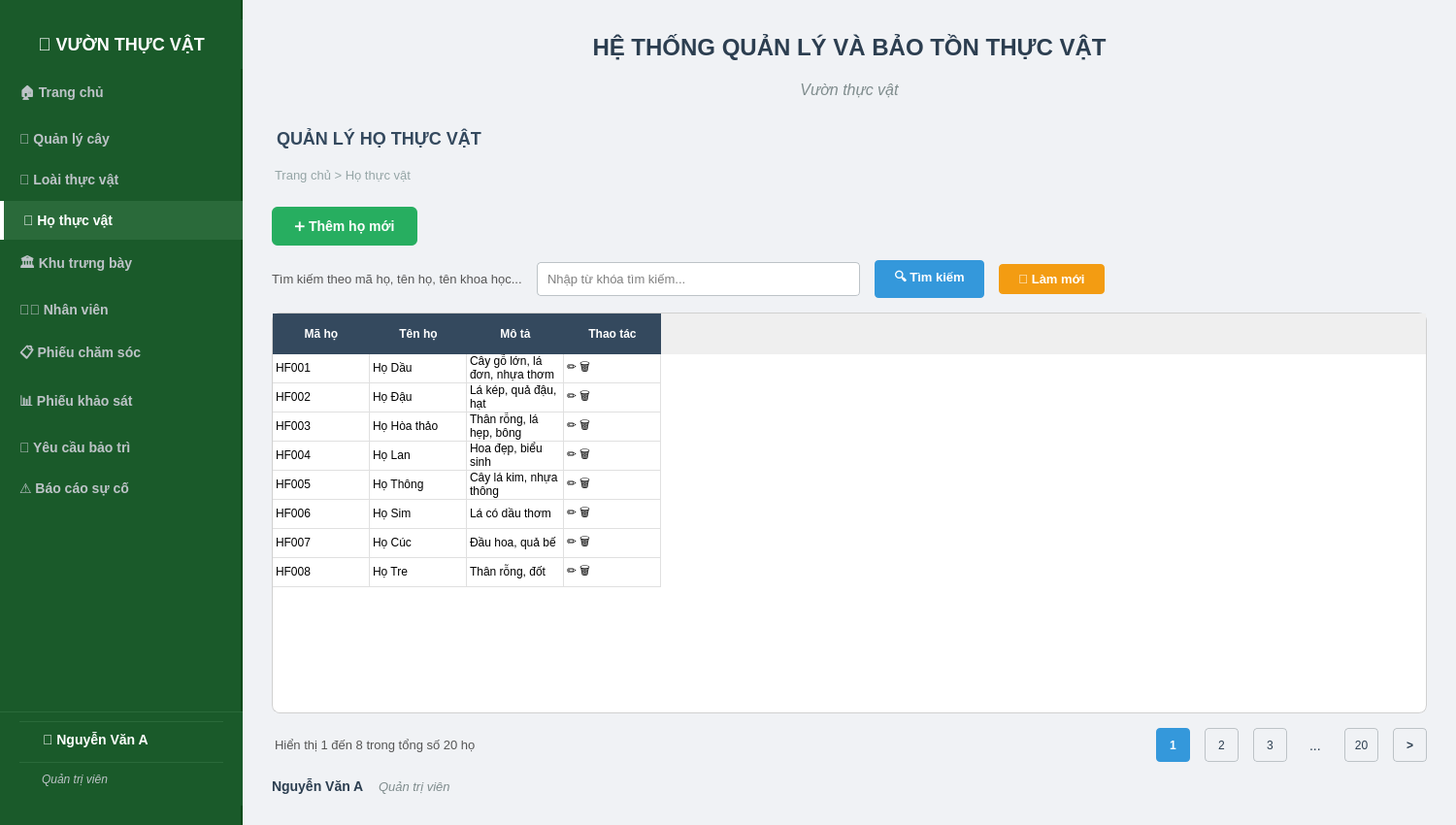
<?xml version="1.0" encoding="UTF-8"?>
<ui version="4.0">
 <class>MainWindow</class>
 <widget class="QMainWindow" name="MainWindow">
  <property name="geometry">
   <rect>
    <x>0</x>
    <y>0</y>
    <width>1500</width>
    <height>850</height>
   </rect>
  </property>
  <property name="windowTitle">
   <string>Hệ Thống Quản Lý Và Bảo Tồn Thực Vật - Họ thực vật</string>
  </property>
  <widget class="QWidget" name="centralwidget">
   <layout class="QHBoxLayout" name="mainLayout">
    <property name="spacing">
     <number>0</number>
    </property>
    <property name="leftMargin">
     <number>0</number>
    </property>
    <property name="topMargin">
     <number>0</number>
    </property>
    <property name="rightMargin">
     <number>0</number>
    </property>
    <property name="bottomMargin">
     <number>0</number>
    </property>
    <item>
     <widget class="QWidget" name="sidebarWidget" native="true">
      <property name="minimumSize">
       <size>
        <width>250</width>
        <height>0</height>
       </size>
      </property>
      <property name="maximumSize">
       <size>
        <width>250</width>
        <height>16777215</height>
       </size>
      </property>
      <property name="styleSheet">
       <string>QWidget#sidebarWidget { background-color: #1a5a2a; border-right: 2px solid #0a4a1a; }</string>
      </property>
      <layout class="QVBoxLayout" name="sidebarLayout">
       <property name="spacing">
        <number>2</number>
       </property>
       <property name="leftMargin">
        <number>0</number>
       </property>
       <property name="topMargin">
        <number>20</number>
       </property>
       <property name="rightMargin">
        <number>0</number>
       </property>
       <property name="bottomMargin">
        <number>20</number>
       </property>
       <item>
        <widget class="QLabel" name="logoLabel">
         <property name="styleSheet">
          <string>font-size: 18px; font-weight: bold; color: #ffffff; padding: 15px 0; background-color: #1a5a2a;</string>
         </property>
         <property name="text">
          <string>🌿 VƯỜN THỰC VẬT</string>
         </property>
         <property name="alignment">
          <set>Qt::AlignCenter</set>
         </property>
        </widget>
       </item>
       <item>
        <widget class="QPushButton" name="homeButton">
         <property name="styleSheet">
          <string>QPushButton { text-align: left; padding: 12px 20px; background-color: transparent; color: #bdc3c7; border: none; border-radius: 0px; font-size: 14px; font-weight: bold; } QPushButton:hover { background-color: #2a6a3a; color: white; } QPushButton:checked { background-color: #2a6a3a; color: #ffffff; border-left: 4px solid #ffffff; }</string>
         </property>
         <property name="text">
          <string>🏠 Trang chủ</string>
         </property>
         <property name="checkable">
          <bool>true</bool>
         </property>
        </widget>
       </item>
       <item>
        <widget class="QPushButton" name="plantManagementButton">
         <property name="styleSheet">
          <string>QPushButton { text-align: left; padding: 12px 20px; background-color: transparent; color: #bdc3c7; border: none; border-radius: 0px; font-size: 14px; font-weight: bold; } QPushButton:hover { background-color: #2a6a3a; color: white; } QPushButton:checked { background-color: #2a6a3a; color: #ffffff; border-left: 4px solid #ffffff; }</string>
         </property>
         <property name="text">
          <string>🌳 Quản lý cây</string>
         </property>
         <property name="checkable">
          <bool>true</bool>
         </property>
        </widget>
       </item>
       <item>
        <widget class="QPushButton" name="speciesButton">
         <property name="styleSheet">
          <string>QPushButton { text-align: left; padding: 12px 20px; background-color: transparent; color: #bdc3c7; border: none; border-radius: 0px; font-size: 14px; font-weight: bold; } QPushButton:hover { background-color: #2a6a3a; color: white; } QPushButton:checked { background-color: #2a6a3a; color: #ffffff; border-left: 4px solid #ffffff; }</string>
         </property>
         <property name="text">
          <string>🌿 Loài thực vật</string>
         </property>
         <property name="checkable">
          <bool>true</bool>
         </property>
        </widget>
       </item>
       <item>
        <widget class="QPushButton" name="familyButton">
         <property name="styleSheet">
          <string>QPushButton { text-align: left; padding: 12px 20px; background-color: #2a6a3a; color: #ffffff; border: none; border-radius: 0px; font-size: 14px; font-weight: bold; border-left: 4px solid #ffffff; } QPushButton:hover { background-color: #2a6a3a; color: white; }</string>
         </property>
         <property name="text">
          <string>🌺 Họ thực vật</string>
         </property>
         <property name="checkable">
          <bool>true</bool>
         </property>
         <property name="checked">
          <bool>true</bool>
         </property>
        </widget>
       </item>
       <item>
        <widget class="QPushButton" name="exhibitionButton">
         <property name="styleSheet">
          <string>QPushButton { text-align: left; padding: 12px 20px; background-color: transparent; color: #bdc3c7; border: none; border-radius: 0px; font-size: 14px; font-weight: bold; } QPushButton:hover { background-color: #2a6a3a; color: white; } QPushButton:checked { background-color: #2a6a3a; color: #ffffff; border-left: 4px solid #ffffff; }</string>
         </property>
         <property name="text">
          <string>🏛️ Khu trưng bày</string>
         </property>
         <property name="checkable">
          <bool>true</bool>
         </property>
        </widget>
       </item>
       <item>
        <widget class="QPushButton" name="staffButton">
         <property name="styleSheet">
          <string>QPushButton { text-align: left; padding: 12px 20px; background-color: transparent; color: #bdc3c7; border: none; border-radius: 0px; font-size: 14px; font-weight: bold; } QPushButton:hover { background-color: #2a6a3a; color: white; } QPushButton:checked { background-color: #2a6a3a; color: #ffffff; border-left: 4px solid #ffffff; }</string>
         </property>
         <property name="text">
          <string>👨‍🌾 Nhân viên</string>
         </property>
         <property name="checkable">
          <bool>true</bool>
         </property>
        </widget>
       </item>
       <item>
        <widget class="QPushButton" name="careButton">
         <property name="styleSheet">
          <string>QPushButton { text-align: left; padding: 12px 20px; background-color: transparent; color: #bdc3c7; border: none; border-radius: 0px; font-size: 14px; font-weight: bold; } QPushButton:hover { background-color: #2a6a3a; color: white; } QPushButton:checked { background-color: #2a6a3a; color: #ffffff; border-left: 4px solid #ffffff; }</string>
         </property>
         <property name="text">
          <string>📋 Phiếu chăm sóc</string>
         </property>
         <property name="checkable">
          <bool>true</bool>
         </property>
        </widget>
       </item>
       <item>
        <widget class="QPushButton" name="surveyButton">
         <property name="styleSheet">
          <string>QPushButton { text-align: left; padding: 12px 20px; background-color: transparent; color: #bdc3c7; border: none; border-radius: 0px; font-size: 14px; font-weight: bold; } QPushButton:hover { background-color: #2a6a3a; color: white; } QPushButton:checked { background-color: #2a6a3a; color: #ffffff; border-left: 4px solid #ffffff; }</string>
         </property>
         <property name="text">
          <string>📊 Phiếu khảo sát</string>
         </property>
         <property name="checkable">
          <bool>true</bool>
         </property>
        </widget>
       </item>
       <item>
        <widget class="QPushButton" name="maintenanceButton">
         <property name="styleSheet">
          <string>QPushButton { text-align: left; padding: 12px 20px; background-color: transparent; color: #bdc3c7; border: none; border-radius: 0px; font-size: 14px; font-weight: bold; } QPushButton:hover { background-color: #2a6a3a; color: white; } QPushButton:checked { background-color: #2a6a3a; color: #ffffff; border-left: 4px solid #ffffff; }</string>
         </property>
         <property name="text">
          <string>🔧 Yêu cầu bảo trì</string>
         </property>
         <property name="checkable">
          <bool>true</bool>
         </property>
        </widget>
       </item>
       <item>
        <widget class="QPushButton" name="reportButton">
         <property name="styleSheet">
          <string>QPushButton { text-align: left; padding: 12px 20px; background-color: transparent; color: #bdc3c7; border: none; border-radius: 0px; font-size: 14px; font-weight: bold; } QPushButton:hover { background-color: #2a6a3a; color: white; } QPushButton:checked { background-color: #2a6a3a; color: #ffffff; border-left: 4px solid #ffffff; }</string>
         </property>
         <property name="text">
          <string>⚠️ Báo cáo sự cố</string>
         </property>
         <property name="checkable">
          <bool>true</bool>
         </property>
        </widget>
       </item>
       <item>
        <spacer name="sidebarSpacer">
         <property name="orientation">
          <enum>Qt::Vertical</enum>
         </property>
         <property name="sizeHint" stdset="0">
          <size>
           <width>20</width>
           <height>40</height>
          </size>
         </property>
        </spacer>
       </item>
       <item>
        <widget class="QWidget" name="userInfoWidget" native="true">
         <property name="styleSheet">
          <string>background-color: #1a5a2a; padding: 10px 20px; border-top: 1px solid #2a6a3a;</string>
         </property>
         <layout class="QVBoxLayout" name="userInfoLayout">
          <property name="spacing">
           <number>5</number>
          </property>
          <property name="leftMargin">
           <number>20</number>
          </property>
          <property name="topMargin">
           <number>10</number>
          </property>
          <property name="rightMargin">
           <number>20</number>
          </property>
          <property name="bottomMargin">
           <number>10</number>
          </property>
          <item>
           <widget class="QLabel" name="sidebarUserLabel">
            <property name="styleSheet">
             <string>color: #ffffff; font-size: 14px; font-weight: bold;</string>
            </property>
            <property name="text">
             <string>👤 Nguyễn Văn A</string>
            </property>
           </widget>
          </item>
          <item>
           <widget class="QLabel" name="sidebarRoleLabel">
            <property name="styleSheet">
             <string>color: #bdc3c7; font-size: 12px; font-style: italic;</string>
            </property>
            <property name="text">
             <string>Quản trị viên</string>
            </property>
           </widget>
          </item>
         </layout>
        </widget>
       </item>
      </layout>
     </widget>
    </item>
    <item>
     <widget class="QWidget" name="contentWidget" native="true">
      <property name="styleSheet">
       <string>QWidget#contentWidget { background-color: #f0f2f5; }</string>
      </property>
      <layout class="QVBoxLayout" name="contentLayout">
       <property name="spacing">
        <number>15</number>
       </property>
       <property name="leftMargin">
        <number>30</number>
       </property>
       <property name="topMargin">
        <number>30</number>
       </property>
       <property name="rightMargin">
        <number>30</number>
       </property>
       <property name="bottomMargin">
        <number>30</number>
       </property>
       <item>
        <layout class="QVBoxLayout" name="headerLayout">
         <item>
          <widget class="QLabel" name="titleLabel">
           <property name="styleSheet">
            <string>font-size: 24px; font-weight: bold; color: #2c3e50; padding: 5px;</string>
           </property>
           <property name="text">
            <string>HỆ THỐNG QUẢN LÝ VÀ BẢO TỒN THỰC VẬT</string>
           </property>
           <property name="alignment">
            <set>Qt::AlignCenter</set>
           </property>
          </widget>
         </item>
         <item>
          <widget class="QLabel" name="subtitleLabel">
           <property name="styleSheet">
            <string>font-size: 16px; color: #7f8c8d; font-style: italic; padding-bottom: 10px;</string>
           </property>
           <property name="text">
            <string>Vườn thực vật</string>
           </property>
           <property name="alignment">
            <set>Qt::AlignCenter</set>
           </property>
          </widget>
         </item>
        </layout>
       </item>
       <item>
        <widget class="QLabel" name="managementLabel">
         <property name="styleSheet">
          <string>font-size: 18px; font-weight: bold; color: #34495e; padding: 5px 0px;</string>
         </property>
         <property name="text">
          <string>QUẢN LÝ HỌ THỰC VẬT</string>
         </property>
        </widget>
       </item>
       <item>
        <widget class="QLabel" name="breadcrumbLabel">
         <property name="styleSheet">
          <string>font-size: 13px; color: #95a5a6; padding-bottom: 10px;</string>
         </property>
         <property name="text">
          <string>Trang chủ &gt; Họ thực vật</string>
         </property>
        </widget>
       </item>
       <item>
        <layout class="QHBoxLayout" name="toolbarLayout">
         <item>
          <widget class="QPushButton" name="addButton">
           <property name="minimumSize">
            <size>
             <width>150</width>
             <height>40</height>
            </size>
           </property>
           <property name="styleSheet">
            <string>QPushButton { background-color: #27ae60; color: white; padding: 8px 20px; border: none; border-radius: 6px; font-weight: bold; font-size: 14px; } QPushButton:hover { background-color: #219a52; }</string>
           </property>
           <property name="text">
            <string>➕ Thêm họ mới</string>
           </property>
          </widget>
         </item>
         <item>
          <spacer name="toolbarSpacer">
           <property name="orientation">
            <enum>Qt::Horizontal</enum>
           </property>
           <property name="sizeHint" stdset="0">
            <size>
             <width>40</width>
             <height>20</height>
            </size>
           </property>
          </spacer>
         </item>
        </layout>
       </item>
       <item>
        <layout class="QHBoxLayout" name="searchLayout">
         <item>
          <widget class="QLabel" name="searchLabel">
           <property name="styleSheet">
            <string>font-size: 13px; color: #555;</string>
           </property>
           <property name="text">
            <string>Tìm kiếm theo mã họ, tên họ, tên khoa học...</string>
           </property>
          </widget>
         </item>
         <item>
          <widget class="QLineEdit" name="searchInput">
           <property name="styleSheet">
            <string>padding: 8px; border: 1px solid #bdc3c7; border-radius: 4px; font-size: 13px;</string>
           </property>
           <property name="placeholderText">
            <string>Nhập từ khóa tìm kiếm...</string>
           </property>
          </widget>
         </item>
         <item>
          <widget class="QPushButton" name="searchButton">
           <property name="styleSheet">
            <string>QPushButton { background-color: #3498db; color: white; padding: 8px 20px; border: none; border-radius: 4px; font-weight: bold; font-size: 13px; } QPushButton:hover { background-color: #2980b9; }</string>
           </property>
           <property name="text">
            <string>🔍 Tìm kiếm</string>
           </property>
          </widget>
         </item>
         <item>
          <widget class="QPushButton" name="refreshButton">
           <property name="styleSheet">
            <string>QPushButton { background-color: #f39c12; color: white; padding: 8px 20px; border: none; border-radius: 4px; font-weight: bold; font-size: 13px; } QPushButton:hover { background-color: #e67e22; }</string>
           </property>
           <property name="text">
            <string>🔄 Làm mới</string>
           </property>
          </widget>
         </item>
         <item>
          <spacer name="searchSpacer">
           <property name="orientation">
            <enum>Qt::Horizontal</enum>
           </property>
           <property name="sizeHint" stdset="0">
            <size>
             <width>40</width>
             <height>20</height>
            </size>
           </property>
          </spacer>
         </item>
        </layout>
       </item>
       <item>
        <widget class="QTableWidget" name="tableWidget">
         <property name="styleSheet">
          <string>QTableWidget { border: 1px solid #d0d0d0; border-radius: 8px; gridline-color: #e0e0e0; background-color: white; alternate-background-color: #f8f9fa; } QTableWidget::item { padding: 10px; font-size: 13px; } QHeaderView::section { background-color: #34495e; color: white; padding: 12px 10px; border: none; font-weight: bold; font-size: 12px; } QTableWidget::item:selected { background-color: #3498db; color: white; }</string>
         </property>
         <property name="rowCount">
          <number>8</number>
         </property>
         <property name="columnCount">
          <number>4</number>
         </property>
         <attribute name="horizontalHeaderVisible">
          <bool>true</bool>
         </attribute>
         <attribute name="horizontalHeaderStretchLastSection">
          <bool>false</bool>
         </attribute>
         <attribute name="verticalHeaderVisible">
          <bool>false</bool>
         </attribute>
         <row/>
         <row/>
         <row/>
         <row/>
         <row/>
         <row/>
         <row/>
         <row/>
         <column>
          <property name="text">
           <string>Mã họ</string>
          </property>
         </column>
         <column>
          <property name="text">
           <string>Tên họ</string>
          </property>
         </column>
         <column>
          <property name="text">
           <string>Mô tả</string>
          </property>
         </column>
         <column>
          <property name="text">
           <string>Thao tác</string>
          </property>
         </column>
         <item row="0" column="0">
          <property name="text">
           <string>HF001</string>
          </property>
         </item>
         <item row="0" column="1">
          <property name="text">
           <string>Họ Dầu</string>
          </property>
         </item>
         <item row="0" column="2">
          <property name="text">
           <string>Cây gỗ lớn, lá đơn, nhựa thơm</string>
          </property>
         </item>
         <item row="0" column="3">
          <property name="text">
           <string>✏️ 🗑️</string>
          </property>
         </item>
         <item row="1" column="0">
          <property name="text">
           <string>HF002</string>
          </property>
         </item>
         <item row="1" column="1">
          <property name="text">
           <string>Họ Đậu</string>
          </property>
         </item>
         <item row="1" column="2">
          <property name="text">
           <string>Lá kép, quả đậu, hạt</string>
          </property>
         </item>
         <item row="1" column="3">
          <property name="text">
           <string>✏️ 🗑️</string>
          </property>
         </item>
         <item row="2" column="0">
          <property name="text">
           <string>HF003</string>
          </property>
         </item>
         <item row="2" column="1">
          <property name="text">
           <string>Họ Hòa thảo</string>
          </property>
         </item>
         <item row="2" column="2">
          <property name="text">
           <string>Thân rỗng, lá hẹp, bông</string>
          </property>
         </item>
         <item row="2" column="3">
          <property name="text">
           <string>✏️ 🗑️</string>
          </property>
         </item>
         <item row="3" column="0">
          <property name="text">
           <string>HF004</string>
          </property>
         </item>
         <item row="3" column="1">
          <property name="text">
           <string>Họ Lan</string>
          </property>
         </item>
         <item row="3" column="2">
          <property name="text">
           <string>Hoa đẹp, biểu sinh</string>
          </property>
         </item>
         <item row="3" column="3">
          <property name="text">
           <string>✏️ 🗑️</string>
          </property>
         </item>
         <item row="4" column="0">
          <property name="text">
           <string>HF005</string>
          </property>
         </item>
         <item row="4" column="1">
          <property name="text">
           <string>Họ Thông</string>
          </property>
         </item>
         <item row="4" column="2">
          <property name="text">
           <string>Cây lá kim, nhựa thông</string>
          </property>
         </item>
         <item row="4" column="3">
          <property name="text">
           <string>✏️ 🗑️</string>
          </property>
         </item>
         <item row="5" column="0">
          <property name="text">
           <string>HF006</string>
          </property>
         </item>
         <item row="5" column="1">
          <property name="text">
           <string>Họ Sim</string>
          </property>
         </item>
         <item row="5" column="2">
          <property name="text">
           <string>Lá có dầu thơm</string>
          </property>
         </item>
         <item row="5" column="3">
          <property name="text">
           <string>✏️ 🗑️</string>
          </property>
         </item>
         <item row="6" column="0">
          <property name="text">
           <string>HF007</string>
          </property>
         </item>
         <item row="6" column="1">
          <property name="text">
           <string>Họ Cúc</string>
          </property>
         </item>
         <item row="6" column="2">
          <property name="text">
           <string>Đầu hoa, quả bế</string>
          </property>
         </item>
         <item row="6" column="3">
          <property name="text">
           <string>✏️ 🗑️</string>
          </property>
         </item>
         <item row="7" column="0">
          <property name="text">
           <string>HF008</string>
          </property>
         </item>
         <item row="7" column="1">
          <property name="text">
           <string>Họ Tre</string>
          </property>
         </item>
         <item row="7" column="2">
          <property name="text">
           <string>Thân rỗng, đốt</string>
          </property>
         </item>
         <item row="7" column="3">
          <property name="text">
           <string>✏️ 🗑️</string>
          </property>
         </item>
        </widget>
       </item>
       <item>
        <layout class="QHBoxLayout" name="paginationLayout">
         <item>
          <widget class="QLabel" name="paginationLabel">
           <property name="styleSheet">
            <string>font-size: 13px; color: #555; padding: 5px 0;</string>
           </property>
           <property name="text">
            <string>Hiển thị 1 đến 8 trong tổng số 20 họ</string>
           </property>
          </widget>
         </item>
         <item>
          <spacer name="paginationSpacer">
           <property name="orientation">
            <enum>Qt::Horizontal</enum>
           </property>
           <property name="sizeHint" stdset="0">
            <size>
             <width>40</width>
             <height>20</height>
            </size>
           </property>
          </spacer>
         </item>
         <item>
          <widget class="QPushButton" name="page1Button">
           <property name="minimumSize">
            <size>
             <width>35</width>
             <height>35</height>
            </size>
           </property>
           <property name="styleSheet">
            <string>QPushButton { background-color: #3498db; color: white; border: none; border-radius: 4px; font-weight: bold; } QPushButton:hover { background-color: #2980b9; }</string>
           </property>
           <property name="text">
            <string>1</string>
           </property>
          </widget>
         </item>
         <item>
          <widget class="QPushButton" name="page2Button">
           <property name="minimumSize">
            <size>
             <width>35</width>
             <height>35</height>
            </size>
           </property>
           <property name="styleSheet">
            <string>QPushButton { background-color: transparent; color: #2c3e50; border: 1px solid #bdc3c7; border-radius: 4px; } QPushButton:hover { background-color: #ecf0f1; }</string>
           </property>
           <property name="text">
            <string>2</string>
           </property>
          </widget>
         </item>
         <item>
          <widget class="QPushButton" name="page3Button">
           <property name="minimumSize">
            <size>
             <width>35</width>
             <height>35</height>
            </size>
           </property>
           <property name="styleSheet">
            <string>QPushButton { background-color: transparent; color: #2c3e50; border: 1px solid #bdc3c7; border-radius: 4px; } QPushButton:hover { background-color: #ecf0f1; }</string>
           </property>
           <property name="text">
            <string>3</string>
           </property>
          </widget>
         </item>
         <item>
          <widget class="QLabel" name="pageDotsLabel">
           <property name="styleSheet">
            <string>font-size: 14px; color: #2c3e50; padding: 0 5px;</string>
           </property>
           <property name="text">
            <string>...</string>
           </property>
          </widget>
         </item>
         <item>
          <widget class="QPushButton" name="pageLastButton">
           <property name="minimumSize">
            <size>
             <width>35</width>
             <height>35</height>
            </size>
           </property>
           <property name="styleSheet">
            <string>QPushButton { background-color: transparent; color: #2c3e50; border: 1px solid #bdc3c7; border-radius: 4px; } QPushButton:hover { background-color: #ecf0f1; }</string>
           </property>
           <property name="text">
            <string>20</string>
           </property>
          </widget>
         </item>
         <item>
          <widget class="QPushButton" name="pageNextButton">
           <property name="minimumSize">
            <size>
             <width>35</width>
             <height>35</height>
            </size>
           </property>
           <property name="styleSheet">
            <string>QPushButton { background-color: transparent; color: #2c3e50; border: 1px solid #bdc3c7; border-radius: 4px; font-weight: bold; } QPushButton:hover { background-color: #ecf0f1; }</string>
           </property>
           <property name="text">
            <string>&gt;</string>
           </property>
          </widget>
         </item>
        </layout>
       </item>
       <item>
        <layout class="QHBoxLayout" name="footerLayout">
         <item>
          <widget class="QLabel" name="userLabel">
           <property name="styleSheet">
            <string>font-size: 14px; font-weight: bold; color: #2c3e50;</string>
           </property>
           <property name="text">
            <string>Nguyễn Văn A</string>
           </property>
          </widget>
         </item>
         <item>
          <widget class="QLabel" name="roleLabel">
           <property name="styleSheet">
            <string>font-size: 13px; color: #7f8c8d; font-style: italic;</string>
           </property>
           <property name="text">
            <string>Quản trị viên</string>
           </property>
          </widget>
         </item>
         <item>
          <spacer name="footerSpacer">
           <property name="orientation">
            <enum>Qt::Horizontal</enum>
           </property>
           <property name="sizeHint" stdset="0">
            <size>
             <width>40</width>
             <height>20</height>
            </size>
           </property>
          </spacer>
         </item>
        </layout>
       </item>
      </layout>
     </widget>
    </item>
   </layout>
  </widget>
 </widget>
 <resources/>
 <connections/>
</ui>
